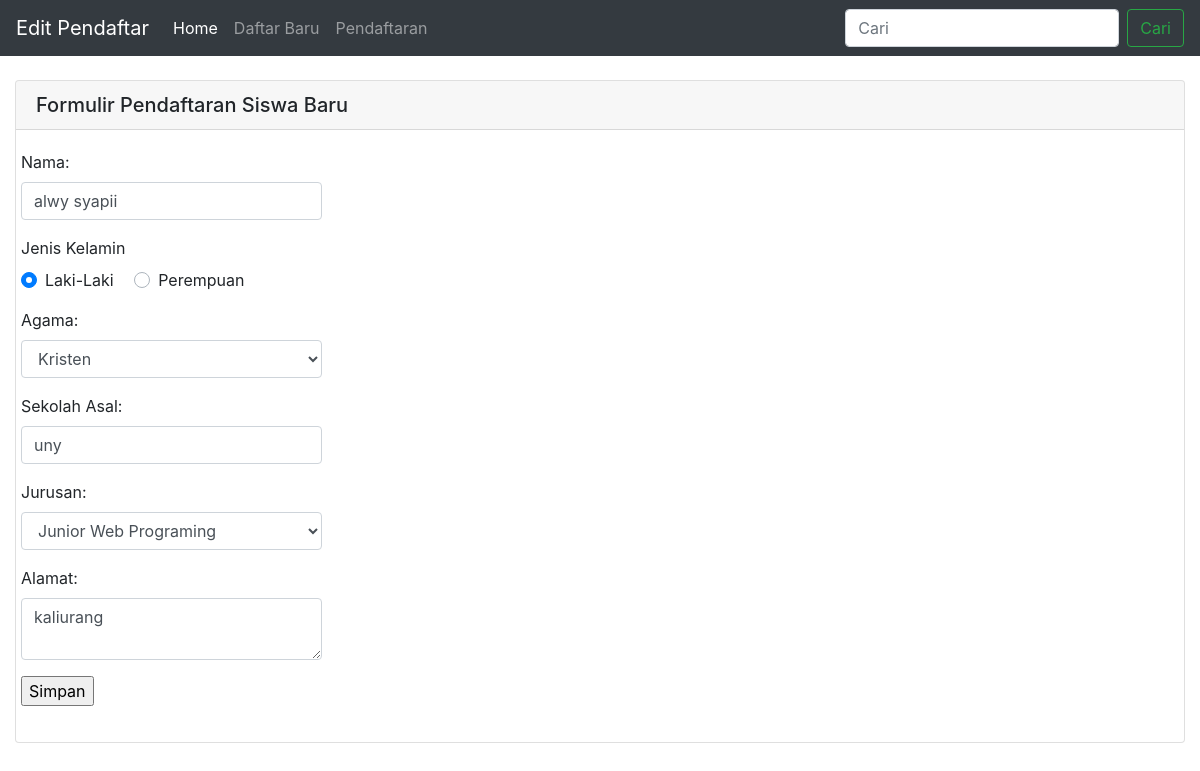
The page /edit.php?id=13 on the database its author committed.
### tables this page shows
CREATE TABLE `user` (
  `id` int(11) NOT NULL,
  `nama` varchar(25) NOT NULL,
  `alamat` varchar(25) NOT NULL,
  `jenis_kelamin` varchar(25) NOT NULL,
  `agama` varchar(25) NOT NULL,
  `asal_sklh` varchar(25) NOT NULL,
  `jurusan` varchar(25) NOT NULL
);

### edit.php (the view, shortened to what this page needs)
<?php
include("koneksi.php");
$id = $_GET['id'];
$sql = "SELECT * FROM user WHERE id=$id";
$query = mysqli_query($db, $sql);
$siswa = mysqli_fetch_assoc($query);
?>
<!DOCTYPE html>
<html>
<head>
    <link rel="stylesheet" href="css/bootstrap.css">
</head>
<body>
	<nav class="navbar navbar-expand-lg navbar-dark bg-dark">
<a class="navbar-brand" href="#">Edit Pendaftar</a>
<div class="collapse navbar-collapse" id="navbarSupportedContent">
	<ul class="navbar-nav mr-auto">
		<li class="nav-item active">
			<a class="nav-link" href="#">Home <span class="sr-only">(current)</span></a>
		</li>
		<li class="nav-item">
			<a class="nav-link" href="daftar.php">Daftar Baru</a>
		</li>
		<li class="nav-item">
			<a class="nav-link " href="cekpendaftar.php" tabindex="-1" aria-disabled="true">Pendaftaran</a>
		</li>
	</ul>
	<form class="form-inline my-2 my-lg-0">
		<input class="form-control mr-sm-2" type="search" placeholder="Cari" aria-label="Cari">
		<button class="btn btn-outline-success my-2 my-sm-0" type="submit">Cari</button>
	</form>
</div>
</nav>
<br>
<div class="container-fluid">
	<div class="content-wrapper">
		<div class="card">
			<h5 class="card-header">Formulir Pendaftaran Siswa Baru</h5>
			<div class="card-body">
				<div class="row">
	<form action="proses_edit.php" method="POST">
			<div class="form-group">
			<label for="nama">Nama: </label>
			<input type="text" name="nama" placeholder="nama lengkap" class="form-control" value="<?php echo $siswa['nama'] ?>" />
			</div>
		<div class="form-group">
                                <label>Jenis Kelamin</label><br>
                                <div class="custom-control custom-radio custom-control-inline">
                                    <label class="custom-control-label" for="customRadioInline1">Laki-Laki</label>
                                </div>
                                <div class="custom-control custom-radio custom-control-inline">
                                    <label class="custom-control-label" for="customRadioInline2">Perempuan</label>
                                </div>
         </div>
		<p>
			<label for="agama">Agama: </label>
			<?php $agama = $siswa['agama']; ?>
			<select name="agama" class="form-control">
				<option <?php echo ($agama == 'Kristen') ? "selected": "" ?>>Kristen</option>
			</select>
		</p>
		<p>
			<label for="sekolah_asal">Sekolah Asal: </label>
			<input type="text" class="form-control" name="asal_sklh" placeholder="nama sekolah" value="<?php echo $siswa['asal_sklh'] ?>" />
		</p>
		<p>
			<label for="jurusan">Jurusan: </label>
			<?php $jurusan = $siswa['jurusan']; ?>
			<select name="jurusan" class="form-control">
			        <option value="Junior Web Programing" <?=$jurusan == 'Junior Web Programing'?'selected':''?>> Junior Web Programing</option>
			      </select>
		</p>
		<p>
			<label for="alamat">Alamat: </label>
			<textarea name="alamat"  class="form-control" ><?php echo $siswa['alamat'] ?></textarea>
		</p>
		<p>
			<input type="submit" value="Simpan" name="simpan" />
		</p>
	</form>
	</div>
                </div>
            </div>
        </div>
    </div>
	</body>
</html>

### rows shown on the page
user: nama "alwy syapii", agama "Kristen", asal_sklh "uny", jurusan "Junior Web Programing", alamat "kaliurang"
